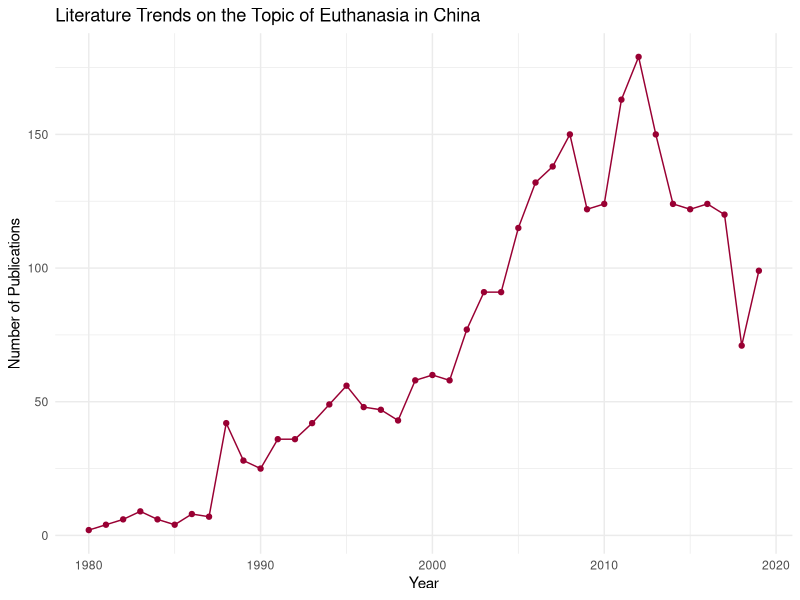
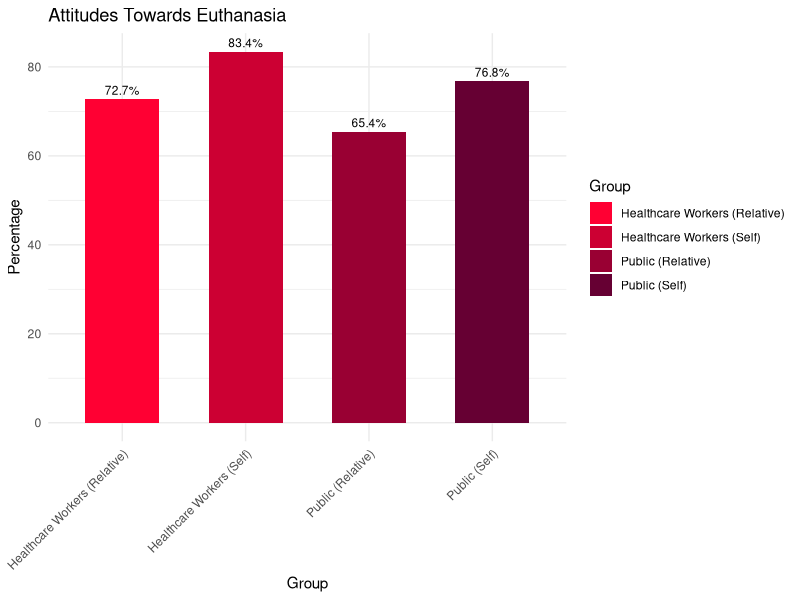
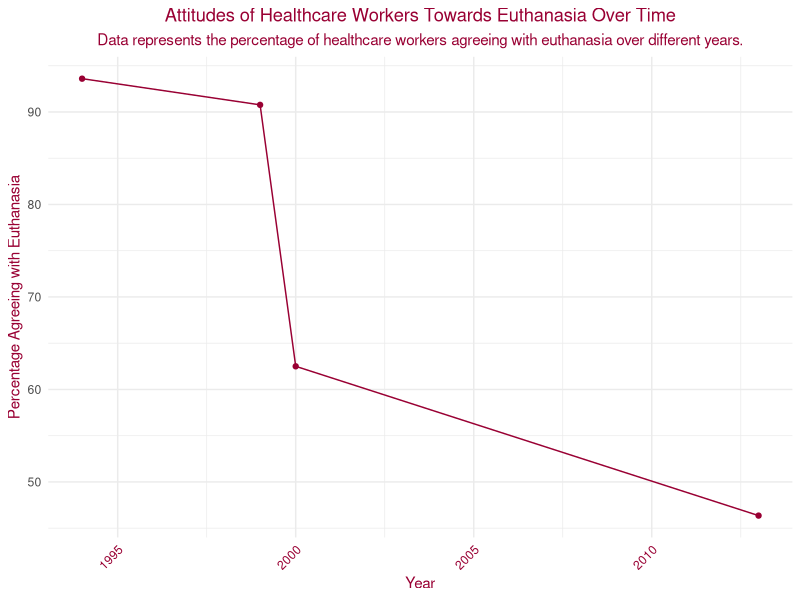

R code for these plots, in order:
## ---- chunk 1

library(ggplot2)



## ---- chunk 2

# 创建数据框
data <- data.frame(
  Year = c(1980:2019),
  Publications = c(2, 4, 6, 9, 6, 4, 8, 7, 42, 28, 25, 36, 36, 42, 49, 56, 48, 47, 43, 58, 60, 58, 77, 91, 91, 115, 132, 138, 150, 122, 124, 163, 179, 150, 124, 122, 124, 120, 71, 99)
)

# 创建趋势图
ggplot(data, aes(x = Year, y = Publications)) +
  geom_line(color = "#990033") +  # 使用指定颜色
  geom_point(color = "#990033") +  # 使用指定颜色
  labs(title = "Literature Trends on the Topic of Euthanasia in China", x = "Year", y = "Number of Publications") +  # 添加标题和轴标签
  theme_minimal()         # 使用简约主题



## ---- chunk 3



# 创建数据框
data <- data.frame(
  Group = c("Public (Self)", "Public (Relative)", "Healthcare Workers (Self)", "Healthcare Workers (Relative)"),
  Percentage = c(76.8, 65.4, 83.4, 72.7)
)

# 创建深红色
colors <- c("#FF0033", "#CC0033", "#990033", "#660033")

# 创建可视化图表
ggplot(data, aes(x = Group, y = Percentage, fill = Group)) +
  geom_bar(stat = "identity", width = 0.6) +
  geom_text(aes(label = paste0(Percentage, "%")), vjust = -0.5, size = 3) +
  scale_fill_manual(values = colors) +
  labs(
    title = "Attitudes Towards Euthanasia",
    x = "Group",
    y = "Percentage",
    fill = "Group"
  ) +
  theme_minimal() +
  theme(
    text = element_text(color = "black"),
    axis.text.x = element_text(angle = 45, hjust = 1)
  )




## ---- chunk 4




# 创建数据框
data <- data.frame(
  Year = c(1994, 1999, 2000, 2013),
  Percentage = c(93.6, 90.77, 62.5, 46.36)
)

# 创建可视化图表
ggplot(data, aes(x = Year, y = Percentage)) +
  geom_line(color = "#990033") +  # 使用指定颜色
  geom_point(color = "#990033") +  # 使用指定颜色
  labs(
    title = "Attitudes of Healthcare Workers Towards Euthanasia Over Time",
    x = "Year",
    y = "Percentage Agreeing with Euthanasia",
    subtitle = "Data represents the percentage of healthcare workers agreeing with euthanasia over different years."
  ) +
  theme_minimal() +
  theme(
    text = element_text(color = "#990033"),  # 使用指定颜色
    plot.title = element_text(hjust = 0.5, color = "#990033"),  # 使用指定颜色
    plot.subtitle = element_text(hjust = 0.5, color = "#990033"),  # 使用指定颜色
    axis.text.x = element_text(angle = 45, hjust = 1, color = "#990033")  # 使用指定颜色
  )




